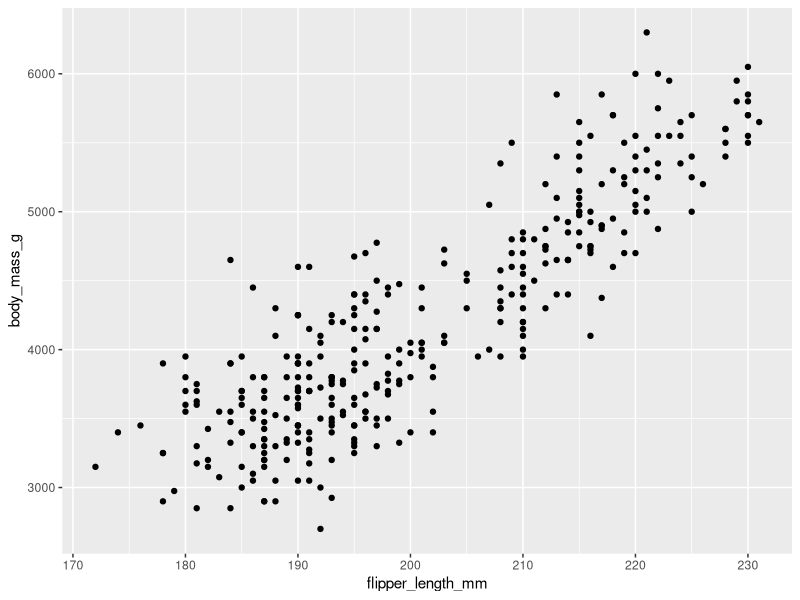
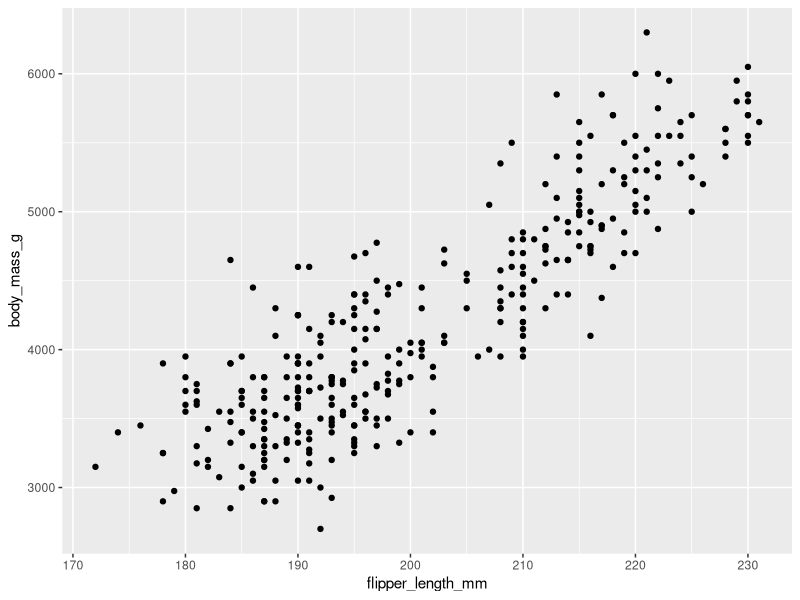
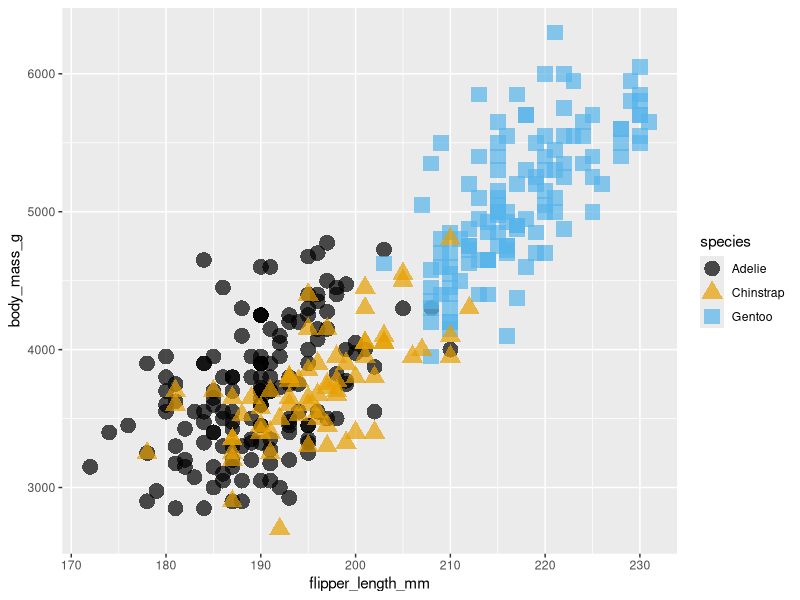
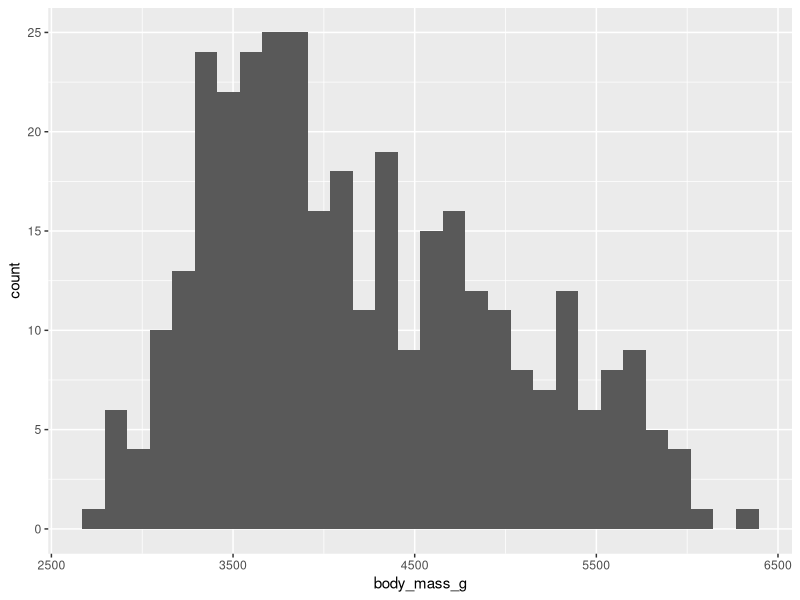
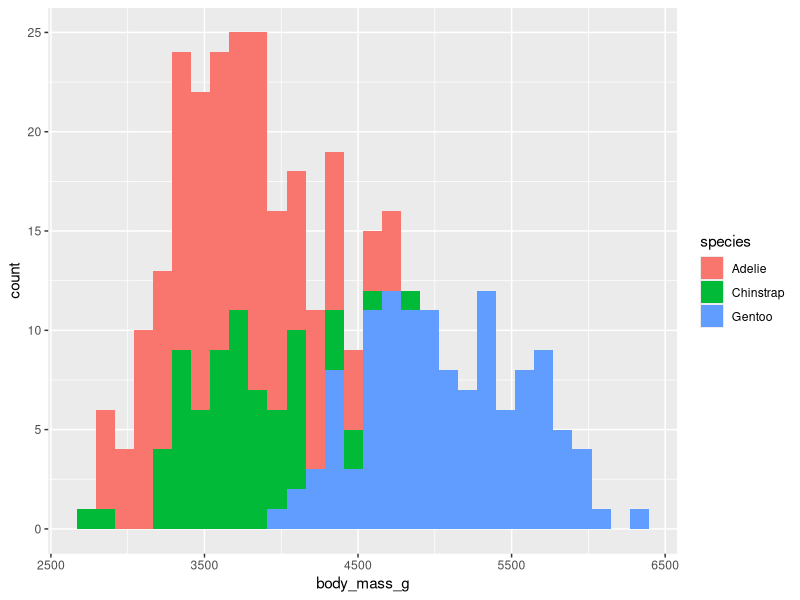
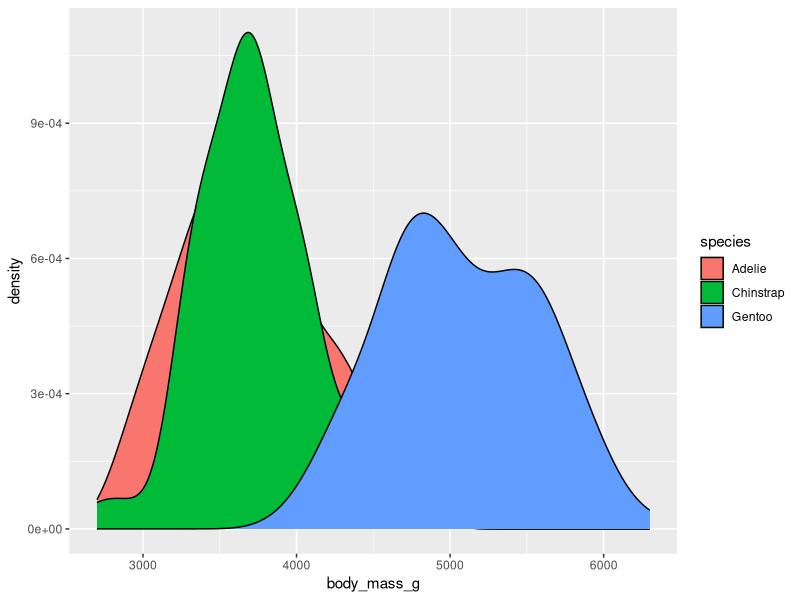
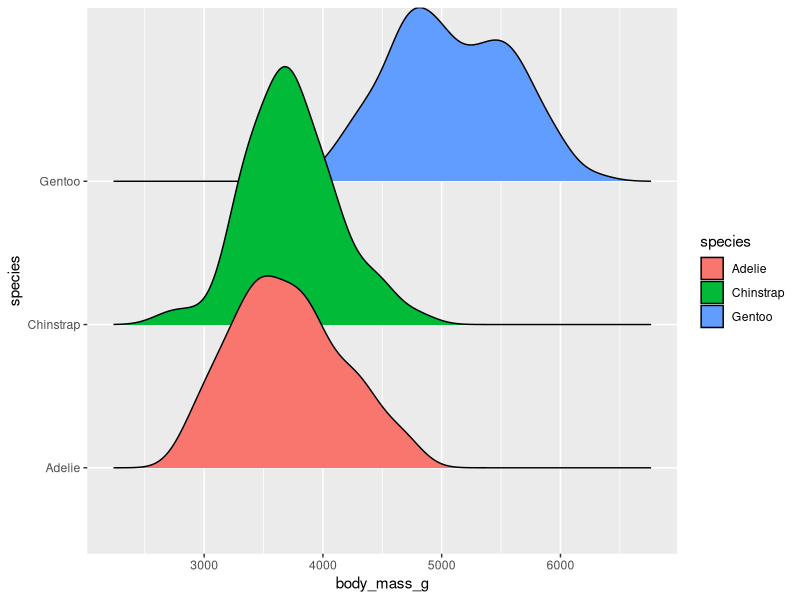

The R script that drew these images, in order:
## ---- chunk 1
library(ggplot2)
library(ggthemes)
library(ggridges)
library(palmerpenguins)
## ---- chunk 2
head(penguins)
str(penguins)
## ---- chunk 3

## ---- chunk 4

## ---- chunk 5

## ---- chunk 6

## ---- chunk 7

## ---- chunk 8
ggplot(data = penguins,
       mapping = aes(x = flipper_length_mm,
                     y = body_mass_g)) +
  geom_point() 
## ---- chunk 9
ggplot(data = penguins,
       mapping = aes(x = flipper_length_mm,
                     y = body_mass_g)) +
  geom_point() 
## ---- chunk 10

ggplot(data = penguins,
       mapping = aes(x = flipper_length_mm, 
                     y = body_mass_g, 
                     color = species,
                     shape = species)) +
  geom_point(size = 5, alpha = 0.7) +
  scale_color_colorblind() 

## ---- chunk 11

## ---- chunk 12

## ---- chunk 13
ggplot(data = penguins,
       mapping = aes(x = body_mass_g)) +
  geom_histogram()
## ---- chunk 14
ggplot(data = penguins,
       mapping = aes(x = body_mass_g,
                     fill = species)) +
  geom_histogram()
## ---- chunk 15
ggplot(data = penguins,
       mapping = aes(x = body_mass_g,
                     fill = species)) +
  geom_density()
## ---- chunk 16
ggplot(data = penguins,
       mapping = aes(x = body_mass_g,
                     y = species,
                     fill = species)) +
  geom_density_ridges()
